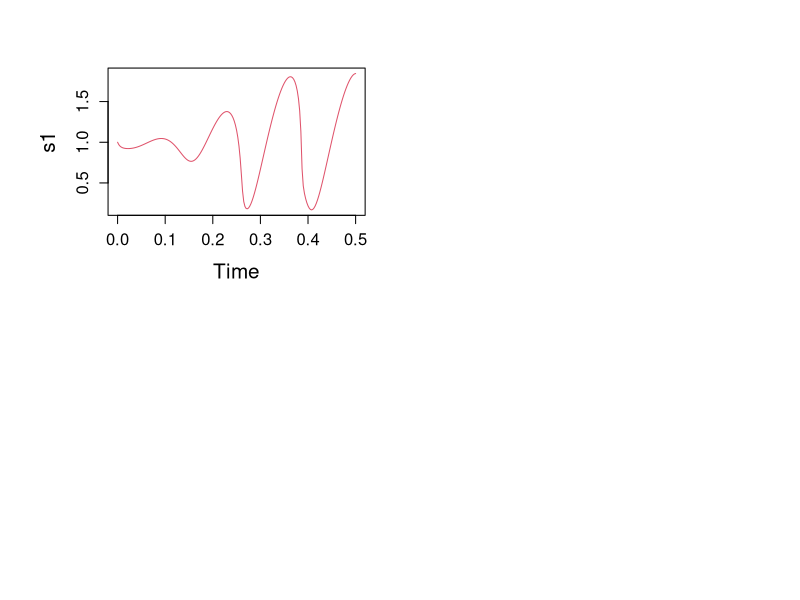
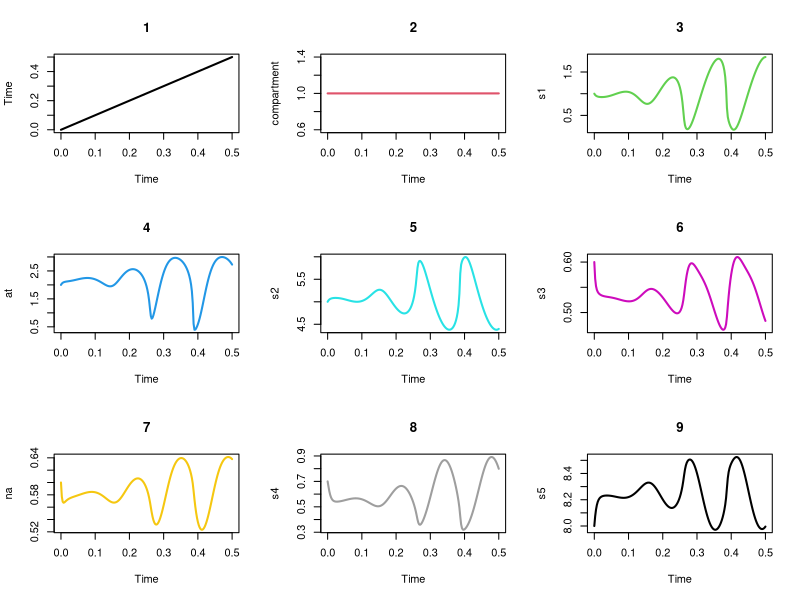
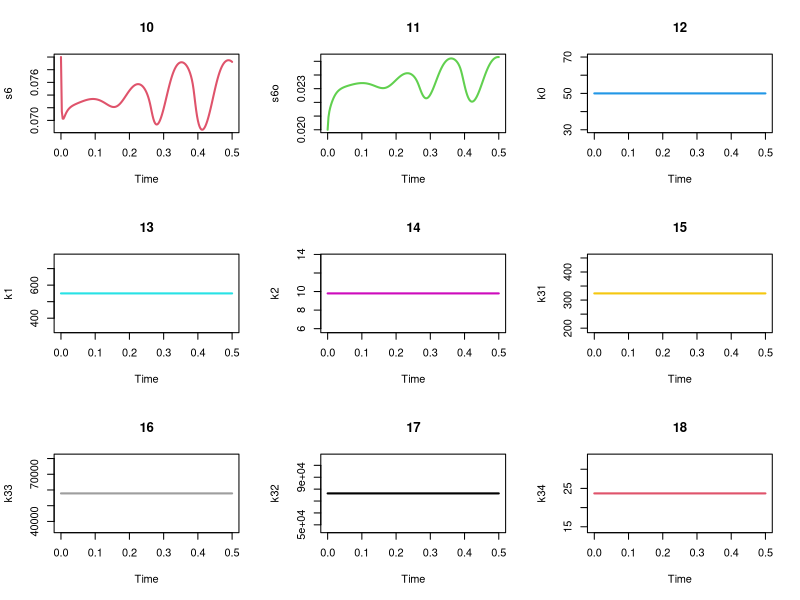
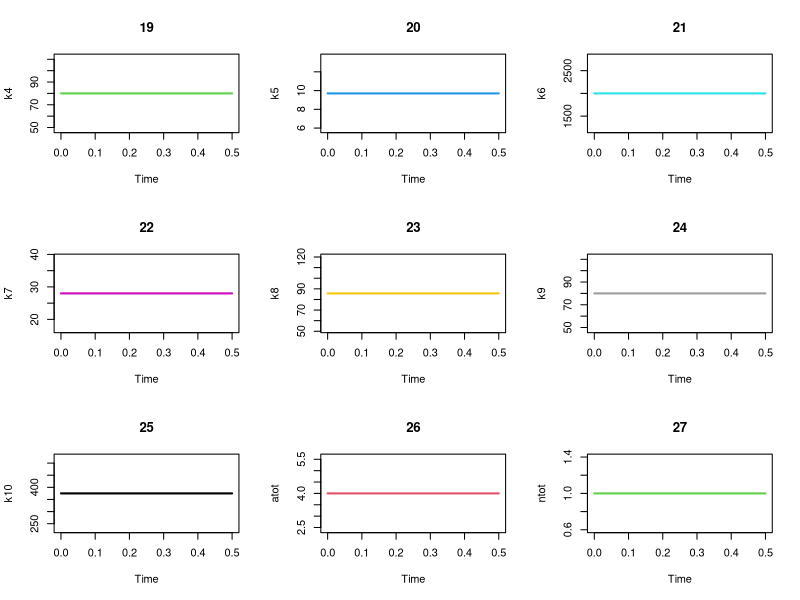
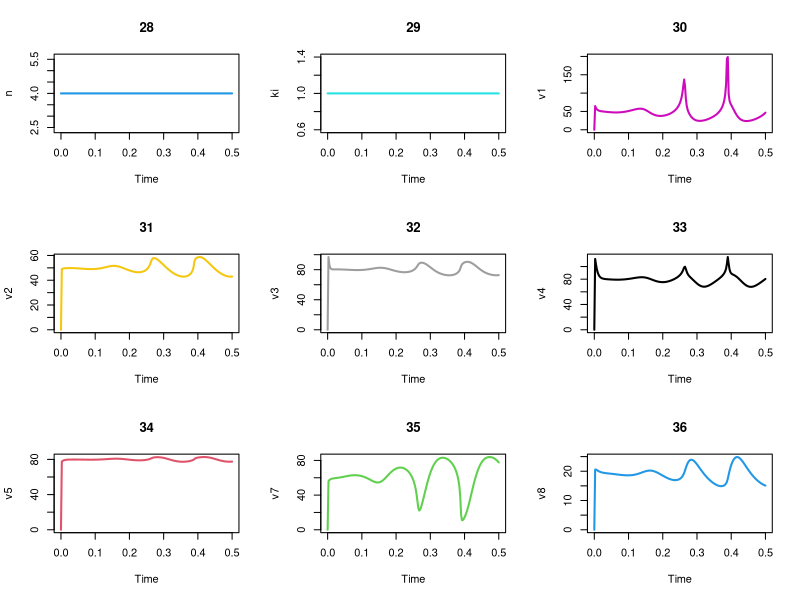
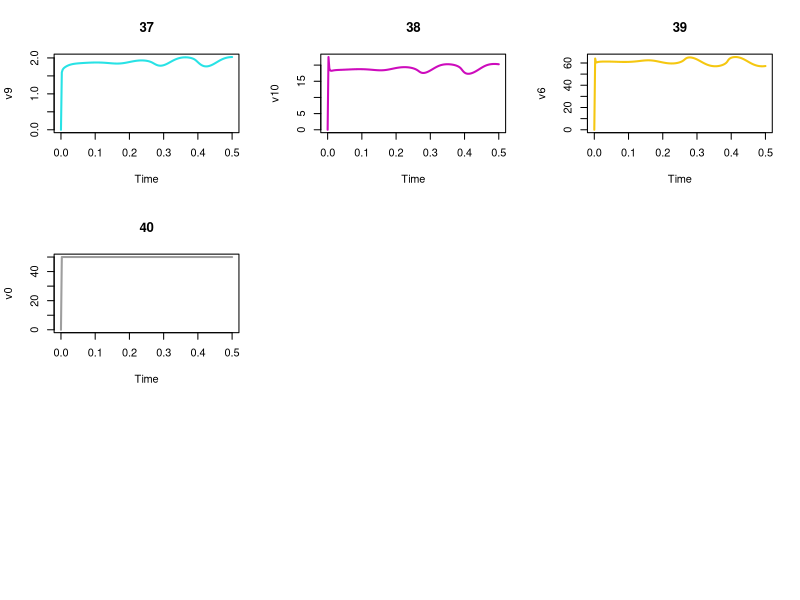
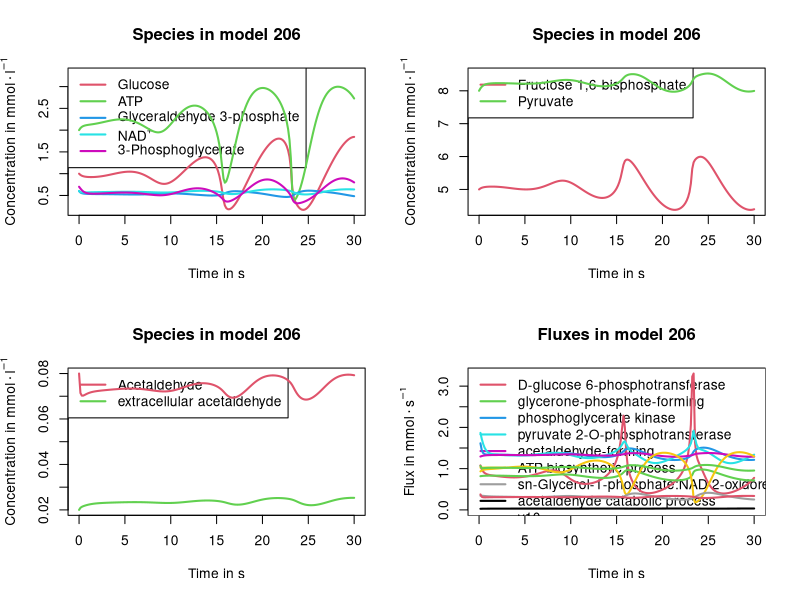
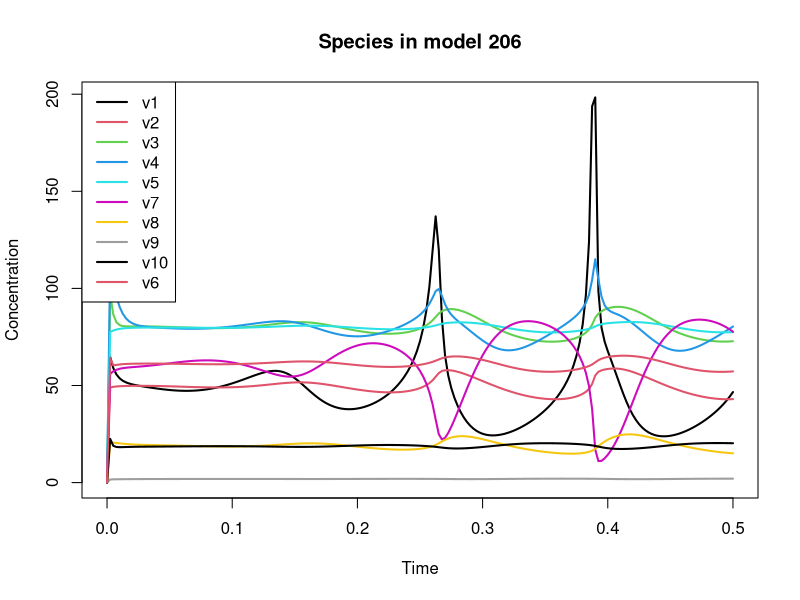

These figures' R source, in order:
#
# Author:  Andreas Draeger
# Version: $Rev$
#
# Run this script in R by typing
# source("plot.R")

# Read data
X <- data.frame(read.csv("BIOMODEL206.txt"))
Y <- data.frame(read.csv("BIOMODEL390.txt"))

x <- data.matrix(X)
y <- data.matrix(Y)

bounds <- function(matrix, indices) {
  minx <- min(matrix[,1])
  maxx <- max(matrix[,1])
  miny <- max(matrix)
  maxy <- min(matrix)
  for (i in 1:length(indices)) {
    if (min(matrix[,indices[i]]) < miny) {
      miny <- min(matrix[,indices[i]])
    }
    if (max(matrix[,indices[i]]) > maxy) {
      maxy <- max(matrix[,indices[i]]) 
    }
  }
  res <- matrix(c(minx, maxx, miny, maxy), ncol=2, byrow=FALSE)
  res
}

plot_species <- function(b, indices, names, matrix) {
  plot(c(b[1,1], b[2,1]) * 60, c(b[1,2], b[2,2]), type="n", xlab="Time in s", ylab=expression(paste("Concentration in ", mmol%.%l^-1)))
  legend("topleft", names, col=2:(length(indices)+1), lty=1, lwd=2)
  for (i in 1:length(indices)) {
    lines(matrix[,1] * 60, matrix[,indices[i]], type="l", col=i+1, lty=1, lwd=2)
  }
  title("Species in model 206")
}

plot_fluxes <- function(b, indices, names, matrix) {
  plot(c(b[1,1], b[2,1]) * 60, c(b[1,2], b[2,2]) / 60, type="n", xlab="Time in s", ylab=expression(paste("Flux in ", mmol%.%s^-1)))
  legend("topleft", names, col=2:(length(indices)+1), lty=1, lwd=2)
  for (i in 1:length(indices)) {
    lines(matrix[2:length(matrix[,1]),1] * 60, matrix[2:length(matrix[,indices[i]]),indices[i]] / 60, type="l", col=i+1, lty=1, lwd=2)
  }
  title("Fluxes in model 206")
}


# plot all
pdf("test.pdf", paper="a4r")
par(mfrow=c(3,3))
for (i in 1:length(x[1,])) {
  plot(x[,1], x[,i], type="l", col=i, xlab=colnames(x)[1], ylab=colnames(x)[i], lty=1, lwd=2)
  title(i)
}
dev.off()


############################################################################################

pdf("test.pdf", paper="a4r")
par(mfrow=c(2,2))

indices <- c(3, 4, 6, 7, 8)
names <- c("Glucose", "ATP", "Glyceraldehyde 3-phosphate", expression(NAD^"+"), "3-Phosphoglycerate")
b <- bounds(x, indices)
b[2,2] <- 3.3
plot_species(b, indices, names, x)


indices <- c(5, 9)
names <- c("Fructose 1,6-bisphosphate", "Pyruvate")
b <- bounds(x, indices)
plot_species(b, indices, names, x)

indices <- c(10, 11)
names <- c("Acetaldehyde", "extracellular acetaldehyde")
b <- bounds(x, indices)
plot_species(b, indices, names, x)

indices <- 30:39
b <- bounds(x, indices)
names <- c("D-glucose 6-phosphotransferase", "glycerone-phosphate-forming", "phosphoglycerate kinase", "pyruvate 2-O-phosphotransferase", "acetaldehyde-forming", "ATP biosynthetic process", "sn-Glycerol-1-phosphate:NAD 2-oxidoreductase", "acetaldehyde catabolic process", "v10", "ethanol:NAD+ oxidoreductase")
plot_fluxes(b, indices, names, x)

dev.off()

############################################################################################




par(cex.axis=1.2, cex.lab=1.5, cex.main=2, cex.sub=2, omi=c(0, 0.4, 0, 0.4), mfrow=c(2, 2))
plot(x[,1], x[,3], type="l", col=2, xlab=colnames(x)[1], ylab=colnames(x)[3])
dev.off()

minx <- min(x[,1])
maxx <- max(x[,1])
miny <- max(x)
maxy <- min(x)
for (i in 1:length(indices)) { 
  print(indices[i])
    if (min(x[,indices[i]]) < miny) {
      miny <- min(x[,indices[i]])
    }
    if (max(x[,indices[i]]) > maxy) {
      maxy <- max(x[,indices[i]]) 
    }
}
plot(c(minx, maxx), c(miny, maxy), type="n", xlab=colnames(x)[1], ylab="Concentration")
for (i in 1:length(indices)) {
  lines(x[,1], x[,indices[i]], type="l", col=i, xlab=colnames(x)[1], ylab=colnames(x)[indices[i]], lty=1, lwd=2)
}
title("Species in model 206")
legend("topleft", colnames(x)[indices], col=1:length(indices), lty=1, lwd=2)
dev.off()




#par(mfrow=c(3,3))
# length(x[1,])

  #if ((i < 12) || (29 < i)) {
    #plot(x[,1], x[,i], type="l", col=i, xlab=colnames(x)[1], ylab=colnames(x)[i], lty=1, lwd=2)
    #title(i)